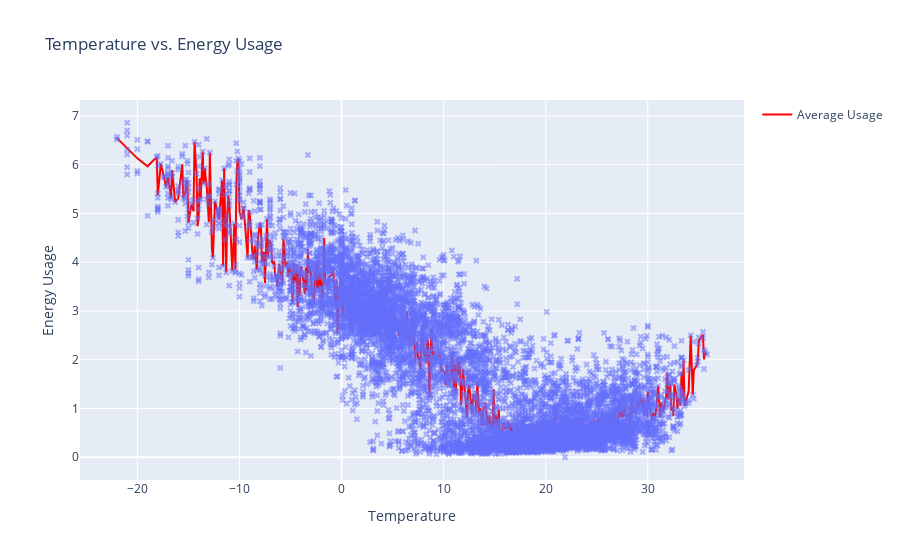

Notebook source saved alongside this figure:
### Code cell
# First, create the scatter plot
fig = px.scatter(energy_weather_df, x='temp', y='USAGE', title='Temperature vs. Energy Usage',
                 labels={'temp': 'Temperature', 'USAGE': 'Energy Usage'}, opacity=0.5)

fig.update_traces(marker=dict(symbol='x'))

# add the average energy usage line on top
fig.add_trace(go.Scatter(x=temp_usage_avg['temp'], y=temp_usage_avg['USAGE'], mode='lines', name='Average Usage', line=dict(color='red')))

fig.show()

### Figure 1 — Plotly figure (JSON) as saved in the notebook; plotly's stock layout.template omitted (floating-point values rounded to 4 significant figures; data arrays with more than 128 entries replaced by an {"elided": "..."} marker saying what was removed)
{"data": [{"hovertemplate": "Temperature=%{x}<br>Energy Usage=%{y}<extra></extra>", "legendgroup": "", "marker": {"color": "#636efa", "opacity": 0.5, "symbol": "x"}, "mode": "markers", "name": "", "showlegend": false, "type": "scattergl", "x": {"elided": "8759 float values"}, "xaxis": "x", "y": {"elided": "8759 float values"}, "yaxis": "y"}, {"line": {"color": "red"}, "mode": "lines", "name": "Average Usage", "type": "scatter", "x": {"elided": "492 float values"}, "y": {"elided": "492 float values"}}], "layout": {"legend": {"tracegroupgap": 0}, "title": {"text": "Temperature vs. Energy Usage"}, "xaxis": {"anchor": "y", "domain": [0, 1], "title": {"text": "Temperature"}}, "yaxis": {"anchor": "x", "domain": [0, 1], "title": {"text": "Energy Usage"}}}}
